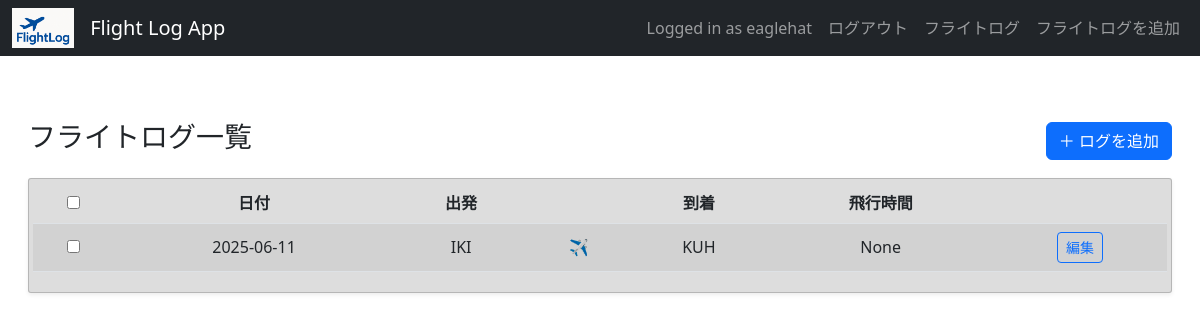
The app's page / (signed in) with its own data.
### flightlog/models.py (models this page shows, shortened)
class FlightLog(models.Model):
    user = models.ForeignKey(User, on_delete=models.CASCADE)
    date = models.DateField()
    departure_country = models.CharField(max_length=100, blank=True)
    departure = models.CharField(max_length=100)
    arrival_country = models.CharField(max_length=100, blank=True)
    arrival = models.CharField(max_length=100)
    aircraft_type = models.CharField(max_length=50)
    aircraft_reg = models.CharField(max_length=20, blank=True)
    notes = models.TextField(blank=True)
    image = models.ImageField(upload_to='flight_images/', blank=True, null=True)
    airline = models.CharField(max_length=50, blank=True)  # 航空会社
    flight_number = models.CharField(max_length=20, blank=True)  # 便名
    seat_class = models.CharField(max_length=20, blank=True)  # クラス (例: Economy)
    seat_number = models.CharField(max_length=10, blank=True)  # 座席番号
    departure_gate = models.CharField(max_length=10, blank=True)
    departure_spot = models.CharField(max_length=10, blank=True)
    arrival_gate = models.CharField(max_length=10, blank=True)
    arrival_spot = models.CharField(max_length=10, blank=True)
    scheduled_departure = models.DateTimeField(blank=True, null=True)
    scheduled_arrival = models.DateTimeField(blank=True, null=True)
    actual_departure = models.DateTimeField(blank=True, null=True)
    actual_arrival = models.DateTimeField(blank=True, null=True)
    takeoff_time = models.DateTimeField(blank=True, null=True)
    landing_time = models.DateTimeField(blank=True, null=True)
    takeoff_runway = models.CharField(max_length=10, blank=True)
    landing_runway = models.CharField(max_length=10, blank=True)
    flight_level = models.IntegerField(null=True, blank=True)
    total_time = models.DurationField(null=True, blank=True)
    flight_miles = models.IntegerField(null=True, blank=True)

### flightlog/views.py (the view)
# urls.py: path('', views.log_list, name='log_list'),
@login_required
def log_list(request):
    logs = FlightLog.objects.filter(user=request.user).order_by('-date')
    return render(request, 'flightlog/log_list.html', {'logs': logs})

### flightlog/templatetags/custom_filters.py (called while the page is built)
@register.filter(name='extract_iata')
def extract_iata(value):
    if value:
        parts = value.split('/')
        if parts:
            return parts[0]
    return value  # 返す値がない場合、そのまま返す

### flightlog/templates/flightlog/log_list.html (shortened to what this page needs)
{% extends 'base.html' %}
{% load custom_filters %}
{% block content %}
<div class="container-fluid mt-5 p-3">
  <div class="d-flex justify-content-between align-items-center mb-3">
    <h2 class="fs-3">フライトログ一覧</h2>
    <a href="{% url 'add_log' %}" class="btn btn-primary fs-6">＋ ログを追加</a>
  </div>
  <form method="post" action="{% url 'delete_logs' %}" id="log-form">
    <div class="card shadow-sm">
      <div class="card-body p-1">
        <div class="table-responsive">
          <table class="table table-striped table-hover align-middle">
            <thead class="thead-light">
              <tr>
                <th class="text-center">
                  <input type="checkbox" id="select-all">
                </th>
                <th class="text-center text-nowrap">日付</th>
                <th class="text-center text-nowrap">出発</th>
                <th class="text-center text-nowrap"></th>
                <th class="text-center text-nowrap">到着</th>
                <th class="text-center text-nowrap">飛行時間</th>
                <th class="text-center text-nowrap"></th>
              </tr>
            </thead>
            <tbody>
              {% for log in logs %}
              <tr onclick="location.href='{% url 'flight_log_detail' log.pk %}'" style="cursor: pointer;">
                <td class="text-center">
                  <input type="checkbox" name="selected_logs" value="{{ log.id }}" class="log-checkbox">
                </td>
                <td class="text-center text-nowrap">{{ log.date|date:"Y-m-d" }}</td>
                <td class="text-center text-nowrap">{{ log.departure|extract_iata }}</td>
                <td class="text-center text-nowrap">✈</td>
                <td class="text-center text-nowrap">{{ log.arrival|extract_iata }}</td>
                <td class="text-center text-nowrap">{{ log.total_time }}</td>
                <td class="text-center">
                  <a class="text-center text-nowrap btn btn-sm btn-outline-primary" href="{% url 'edit_log' log.id %}" class="btn btn-sm btn-outline-primary">編集</a>
                </td>
              </tr>
              {% empty %}
              <tr>
                <td colspan="7" class="text-center">フライトログはまだ登録されていません。</td>
              </tr>
              {% endfor %}
            </tbody>
          </table>
        </div>
      </div>
    </div>
  </form>
</div>
{% endblock %}

### templates/base.html (shortened to what this page needs)
{% load static %}
<!DOCTYPE html>
<html lang="ja">
<head>
    <link href="https://cdn.jsdelivr.net/npm/bootstrap@5.2.0-beta1/dist/css/bootstrap.min.css" rel="stylesheet">
    <link href="https://cdn.jsdelivr.net/npm/select2@4.1.0-rc.0/dist/css/select2.min.css" rel="stylesheet" />
    <link href="{% static 'css/style.css' %}" rel="stylesheet">
</head>
<body>
    <nav class="navbar navbar-expand-md navbar-dark bg-dark">
        <div class="container-fluid">
            <img src="{% static 'images/flightlog_logo.png' %}" alt="FlightLog Logo" height="40" class="me-3">
            <a class="navbar-brand" href="http://127.0.0.1:8000/">Flight Log App</a>
            <div class="collapse navbar-collapse justify-content-end" id="navbarContent">
                <ul class="navbar-nav">
                    {% if user.is_authenticated %}
                        <li class="nav-item">
                            <span class="nav-link">Logged in as {{ user.username }}</span>
                        </li>
                        <li class="nav-item">
                            <a class="nav-link" href="{% url 'logout' %}">ログアウト</a>
                        </li>
                        <li class="nav-item">
                            <a class="nav-link" href="{% url 'log_list' %}">フライトログ</a>
                        </li>
                        <li class="nav-item">
                            <a class="nav-link" href="{% url 'add_log' %}">フライトログを追加</a>
                        </li>
                    {% else %}
                        <li class="nav-item">
                            <a class="nav-link" href="{% url 'login' %}">Login</a>
                        </li>
                    {% endif %}
                </ul>
            </div>
        </div>
    </nav>
    <div class="container-fluid mt-4">
        {% block content %}
        {% endblock %}
    </div>
</body>
</html>

### flightlog/static/css/style.css (style rules this page uses)
.card { color: #333333; background-color: #dddddd; border-radius: 3px; box-shadow: 10px 10px 0px 0px rgba(0, 0, 0, 0.4); }

### records on screen
FlightLog: date "2025-06-11", departure|extract_iata "IKI", arrival|extract_iata "KUH", total_time "None"

### other values on screen
{{ user.username }} "eaglehat"
